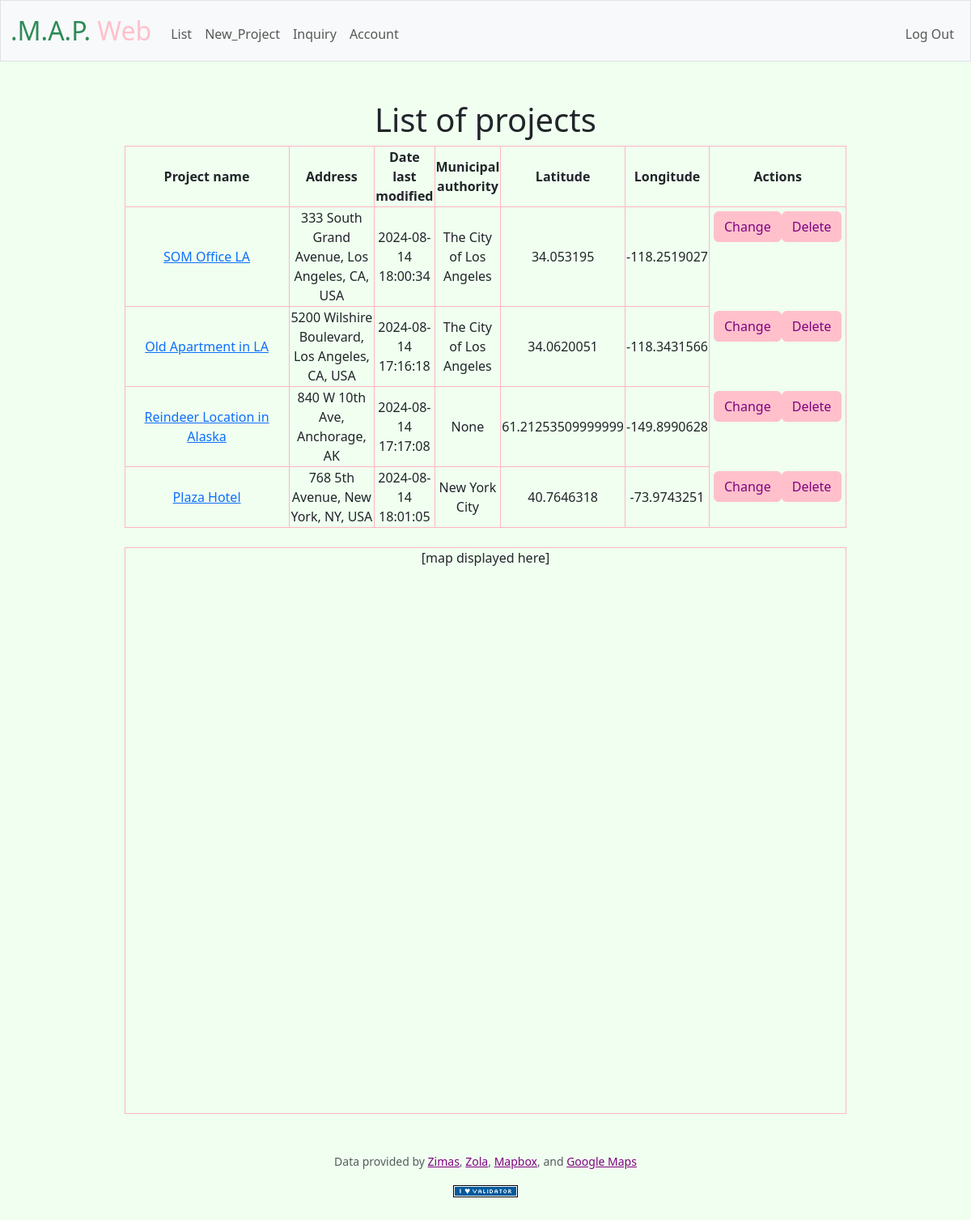
/list (signed in), run on the app's committed database.
### tables this page shows
CREATE TABLE projects (user_id INTEGER NOT NULL, title TEXT NOT NULL, project_id INTEGER PRIMARY KEY AUTOINCREMENT NOT NULL, address TEXT NOT NULL, date_created DATETIME, date_changed DATETIME, authority TEXT, status TEXT NOT NULL, latitude NUMERIC NOT NULL, longitude NUMERIC NOT NULL, notes TEXT);

### app.py (the view)
@app.route("/list")
@login_required
def list():
    username2 = db.execute("SELECT username FROM users WHERE id = ?", session["user_id"])
    username = username2[0].get('username')
    status = "Active"
    grouped = db.execute("SELECT title, project_id, address, date_changed, authority, latitude, longitude FROM projects WHERE user_id = ? AND status = ?", session["user_id"], status)
    return render_template("list.html", username=username, grouped=grouped)

### app.py (called while the page is built)
@app.after_request
def after_request(response):
    response.headers["Cache-Control"] = "no-cache, no-store, must-revalidate"
    response.headers["Expires"] = 0
    response.headers["Pragma"] = "no-cache"
    return response

### helpers.py (called while the page is built)
def login_required(f):
    @wraps(f)
    def decorated_function(*args, **kwargs):
        if session.get("user_id") is None:
            return redirect("/home")
        return f(*args, **kwargs)
    return decorated_function

### templates/list.html (shortened to what this page needs)
{% extends "layout.html" %}
{% block main %}
    <h1>
        List of projects
    </h1>
    <table class="list-table" style="margin-left:auto;margin-right:auto;">
        <thead>
            <tr>
                <th class="list-table">Project name</th>
                <th class="list-table">Address</th>
                <th class="list-table">Date last modified</th>
                <th class="list-table">Municipal authority</th>
                <th class="list-table">Latitude</th>
                <th class="list-table">Longitude</th>
                <th class="list-table">Actions</th>
            </tr>
        </thead>
        <tbody>
            {% for project in grouped %}
            <tr>
                <td class="list-table"><a href="/project/{{ project.project_id }}">{{ project.title }}</a></form></td>
                <td class="list-table">{{ project.address }}</td>
                <td class="list-table">{{ project.date_changed }}</td>
                <td class="list-table">{{ project.authority }}</td>
                <td class="list-table">{{ project.latitude }}</td>
                <td class="list-table">{{ project.longitude }}</td>
                <td class='form-wrap'>
                    <form action="/project/{{ project.project_id }}" method="get">
                        <button class="btn btn-primary btn-pink" type="submit">
                            Change
                        </button>
                    </form>
                    <form id="deleteForm{{ project.project_id }}" action="/delete/{{ project.project_id }}" method="get">
                        <div>
                            <button  onclick="confirmDeletion('{{ project.project_id }}')" class="btn btn-primary btn-pink" type="button">Delete</button>
                        </div>
                    </form>
                </td>
            </tr>
            {% endfor %}
        </tbody>
    </table>
    <br>
    <div id="map">
        [map displayed here]
    </div>
{% endblock %}

### templates/layout.html (shortened to what this page needs)
<!DOCTYPE html>
<html lang="en">
    <head>
        <link href="https://cdn.jsdelivr.net/npm/bootstrap@5.3.3/dist/css/bootstrap.min.css" rel="stylesheet">
        <link href="/static/styles.css" rel="stylesheet">
        <link href="https://api.mapbox.com/mapbox-gl-js/v3.5.1/mapbox-gl.css" rel="stylesheet">
    </head>
    <body onload="initAutocomplete()" id="beauty">
        <nav class="bg-light border navbar navbar-expand-md navbar-light">
            <div class="container-fluid">
                <a class="navbar-brand" href="/"><span class="green">.M.A.P.</span> <span class="pink">Web</span></a>
                <div class="collapse navbar-collapse" id="navbar">
                    {% if session["user_id"] %}
                        <ul class="navbar-nav me-auto mt-2">
                            <li class="nav-item"><a class="nav-link" href="/list">List</a></li>
                            <li class="nav-item"><a class="nav-link" href="/new">New_Project</a></li>
                            <li class="nav-item"><a class="nav-link" href="/inquiry">Inquiry</a></li>
                            <li class="nav-item"><a class="nav-link" href="/account">Account</a></li>
                        </ul>
                        <ul class="navbar-nav ms-auto mt-2">
                            <li class="nav-item"><a class="nav-link" href="/logout">Log Out</a></li>
                        </ul>
                    {% else %}
                        <ul class="navbar-nav ms-auto mt-2">
                            <li class="nav-item"><a class="nav-link" href="/register">Register</a></li>
                            <li class="nav-item"><a class="nav-link" href="/login">Log In</a></li>
                        </ul>
                    {% endif %}
                </div>
            </div>
        </nav>
        <main class="container py-5 text-center">
            {% block main %}{% endblock %}
        </main>
        <footer class="mb-5">
            <p class="mb-3 small text-center text-muted">
                Data provided by <a class="colormenu" href="https://zimas.lacity.org/">Zimas</a>,
                <a class="colormenu" href="https://zola.planning.nyc.gov/about">Zola</a>,
                <a class="colormenu" href="https://www.mapbox.com/">Mapbox</a>, and
                <a class="colormenu" href="https://www.google.com/maps">Google Maps</a>
            </p>
            <form action="https://validator.w3.org/check" class="text-center" enctype="multipart/form-data" method="post" target="_blank">
                <input alt="Validate" src="/static/I_heart_validator.png" type="image">
            </form>
        </footer>
    </body>
</html>

### static/styles.css (style rules this page uses)
nav .navbar-brand { font-size: xx-large; }
nav .navbar-brand .green { color: seagreen; }
nav .navbar-brand .pink { color: pink; }
.btn-pink { background-color: pink; border-color: pink; color: purple; }
.list-table { border: 1px solid lightpink; width: 80%; }
.form-wrap { display: flex; padding: 5px; }
#map { position: relative; height: 700px; width: 80%; margin: auto; padding: 0; border: 1px solid lightpink; }
.colormenu { color: purple; }
#beauty { background-color: honeydew; }

### data on the page
projects: title "SOM Office LA", address "333 South Grand Avenue, Los Angeles, CA, USA", date_changed "2024-08-14 18:00:34", authority "The City of Los Angeles", latitude "34.053195", longitude "-118.2519027"
projects: title "Old Apartment in LA", address "5200 Wilshire Boulevard, Los Angeles, CA, USA", date_changed "2024-08-14 17:16:18", authority "The City of Los Angeles", latitude "34.0620051", longitude "-118.3431566"
projects: title "Reindeer Location in Alaska", address "840 W 10th Ave, Anchorage, AK", date_changed "2024-08-14 17:17:08", authority "None", latitude "61.21253509999999", longitude "-149.8990628"
projects: title "Plaza Hotel", address "768 5th Avenue, New York, NY, USA", date_changed "2024-08-14 18:01:05", authority "New York City", latitude "40.7646318", longitude "-73.9743251"
